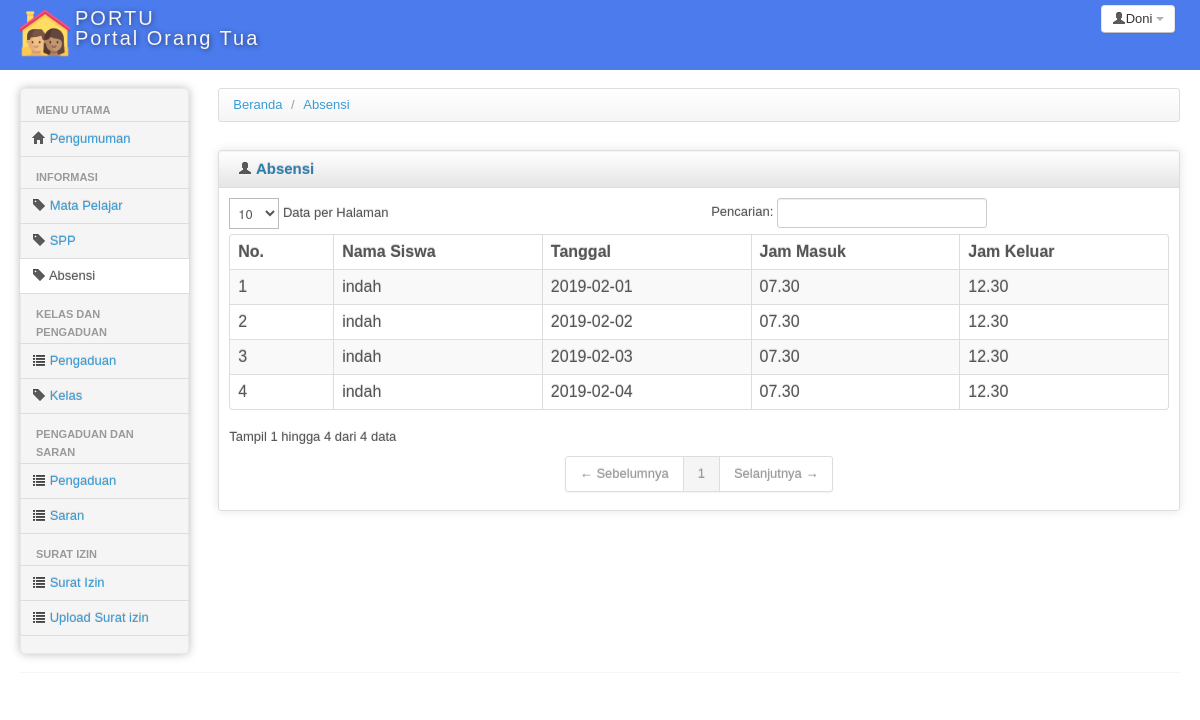
Screenshot of /portu/index.php?modul=absensi (signed in) with the database file from the repository.
### tables this page shows
CREATE TABLE IF NOT EXISTS `absensi` (
  `id_absensi` int(11) NOT NULL AUTO_INCREMENT,
  `jam_masuk` varchar(111) NOT NULL,
  `jam_keluar` varchar(111) NOT NULL,
  `tanggal` date NOT NULL,
  `id_s` int(11) NOT NULL,
  PRIMARY KEY (`id_absensi`)
);

CREATE TABLE IF NOT EXISTS `siswa` (
  `id_s` int(11) NOT NULL AUTO_INCREMENT,
  `nama_s` varchar(111) NOT NULL,
  `id_kelas` int(11) NOT NULL,
  `id_ortu` int(11) NOT NULL,
  `id_guru` int(11) NOT NULL,
  PRIMARY KEY (`id_s`),
  KEY `id_kelas` (`id_kelas`)
);

### portu/modul/mod_absensi/absensi.php (the view, shortened to what this page needs)
<?php
$id = $_SESSION['id_or'];
$query = mysql_query("select * from absensi inner join siswa on absensi.id_s = siswa.id_s where siswa.id_ortu=$id;");
?>
<div>
    <ul class="breadcrumb">
        <li>
            <a href="index.php?modul=home">Beranda</a> <span class="divider">/</span>
        </li>
        <li>
            <a href="index.php?modul=stok">Absensi</a>
        </li>
    </ul>
</div>
<div class="row-fluid sortable">
    <div class="box span12">
        <div class="box-header well" data-original-title>
            <h2><i class="icon-user"></i> Absensi</h2>
        </div>
        <div class="box-content">
            <table class="table table-striped table-bordered bootstrap-datatable datatable">
                <thead>
                    <tr>
                        <th style="width: 10%;">
                            No.
                        </th>
                        <th style="width: 20%;">
                            Nama Siswa
                        </th>
                        <th style="width: 20%;">
                            Tanggal
                        </th>
                        <th style="width: 20%;">
                            Jam Masuk
                        </th>
                        <th style="width: 20%;">
                            Jam Keluar
                    </tr>
                </thead>
                <tbody>
                    <?php
                    $i = 1;
                    while ($data = mysql_fetch_array($query)) {
                    ?>
                        <tr>
                            <td><?php echo $i++; ?></td>
                            <td><?php echo $data['nama_s']; ?></td>
                            <td><?php echo $data['tanggal']; ?></td>
                            <td><?php echo $data['jam_masuk']; ?></td>
                            <td><?php echo $data['jam_keluar']; ?></td>
                        </tr>
                    <?php } ?>
                </tbody>
            </table>
        </div>
    </div>
</div>

### portu/css/charisma-app.css (style rules this page uses)
.box { border: 1px solid #DEDEDE; border-radius:3px; -webkit-border-radius:3px; -moz-border-radius:3px; margin-top: 10px; margin-bottom: 10px ; box-shadow: 0 0 10px rgba(189, 189, 189, 0.4); -webkit-box-shadow: 0 0 10px rgba(189, 189, 189, 0.4); -moz-box-shadow: 0 0 10px rgba(189, 189, 189, 0.4); }
.box-header { border:none; padding-top:5px; border-bottom: 1px solid #DEDEDE; border-radius:3px 3px 0 0; -webkit-border-radius:3px 3px 0 0; -moz-border-radius:3px 3px 0 0; height:12px; min-height:12px; margin-bottom: 0; cursor:move; font-weight:bold; font-size:16px; background: -moz-linear-gradient(top, rgba(255,255,255,0) 0%, rgba(0,0,0,0.1) 100%); background: -webkit-gradient(linear, left top, left bottom, color-stop(0%,rgba(255,255,255,0)), color-stop(100%,rgba(0,0,0,0.1))); background: -webkit-linear-gradient(top, rgba(255,255,255,0) 0%,rgba(0,0,0,0.1) 100%); background: -o-linear-gradient(top, rgba(255,255,255,0) 0%,rgba(0,0,0,0.1) 100%); background: -ms-linear-gradient(top, rgba(255,255,255,0) 0%,rgba(0,0,0,0.1) 100%); background: linear-gradient(to bottom, rgba(255,255,255,0) 0%,rgba(0,0,0,0.1) 100%); filter: progid:DXImageTransform.Microsoft.gradient( startColorstr='#00ffffff', endColorstr='#1a000000',GradientType=0 ); }
.box-header h2 { font-size:15px; width:auto; clear:none; float:left; line-height:25px; white-space: nowrap; }
.box-header h2 > i { margin-top:1px; }
.box-content { padding:10px; }

### portu/header.php (style rules this page uses)
body { padding-bottom: 40px; }

### rows the page displays
absensi: siswa.nama_s "indah", tanggal "2019-02-01", jam_masuk "07.30", jam_keluar "12.30"
absensi: siswa.nama_s "indah", tanggal "2019-02-02", jam_masuk "07.30", jam_keluar "12.30"
absensi: siswa.nama_s "indah", tanggal "2019-02-03", jam_masuk "07.30", jam_keluar "12.30"
absensi: siswa.nama_s "indah", tanggal "2019-02-04", jam_masuk "07.30", jam_keluar "12.30"

### other values shown
$_SESSION['nama'] "Doni"
